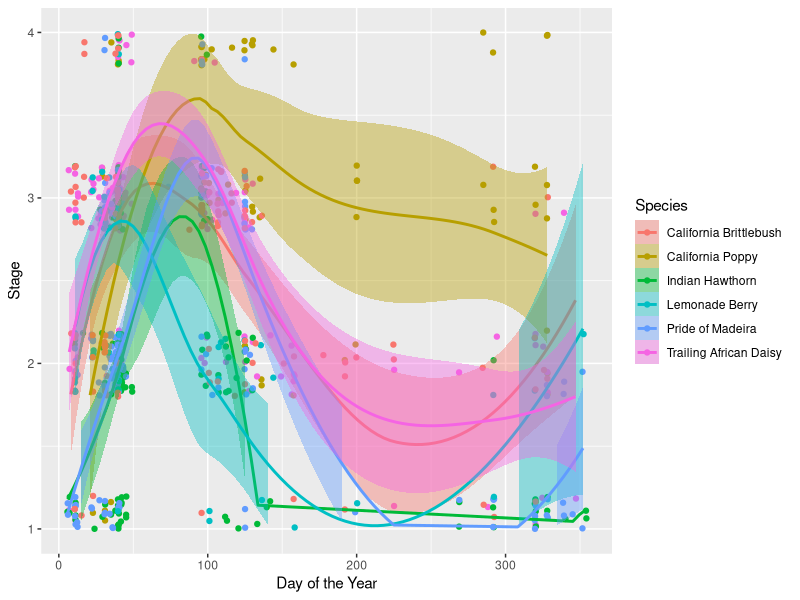
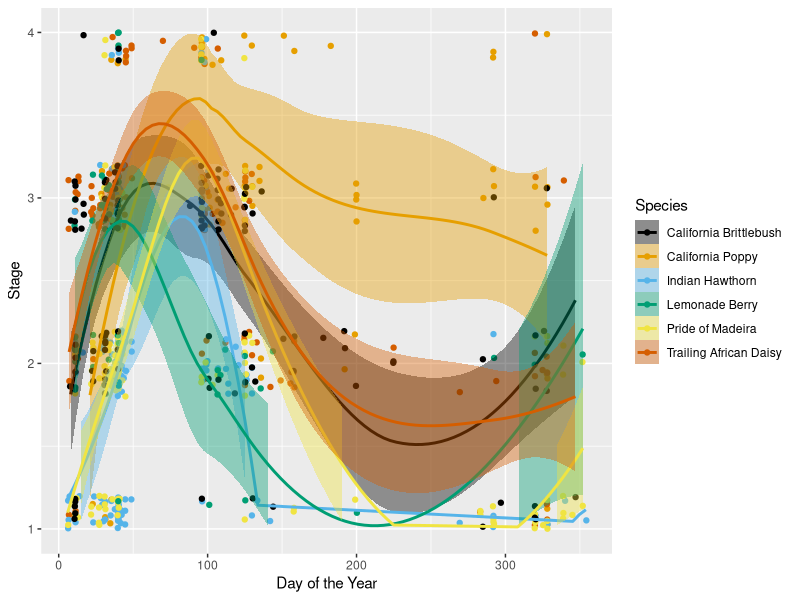
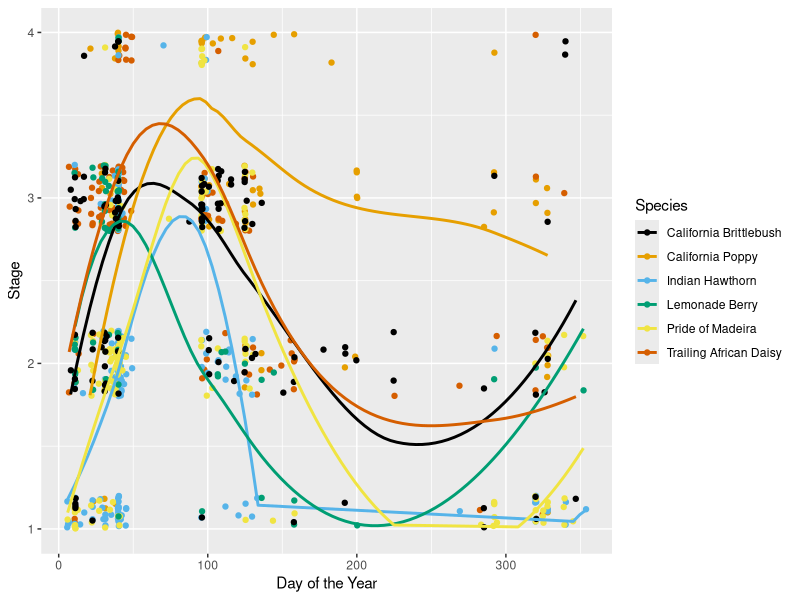
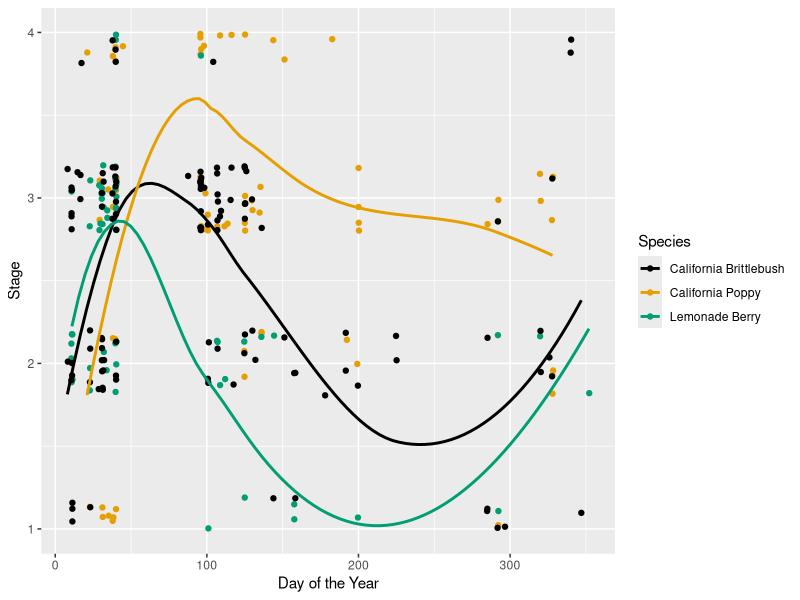
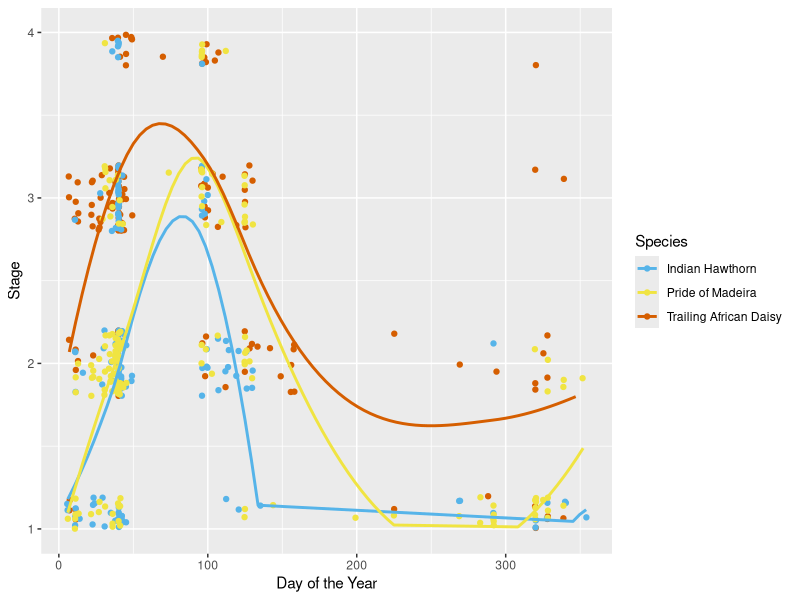
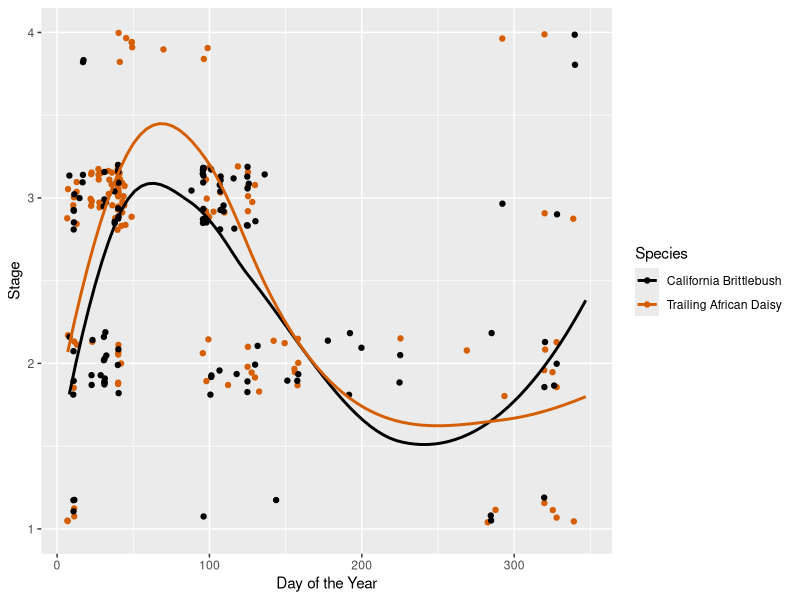
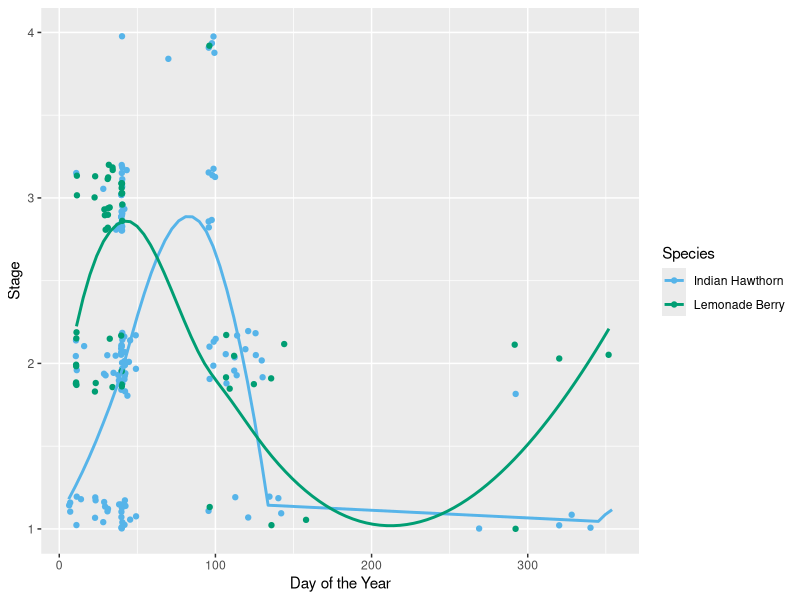
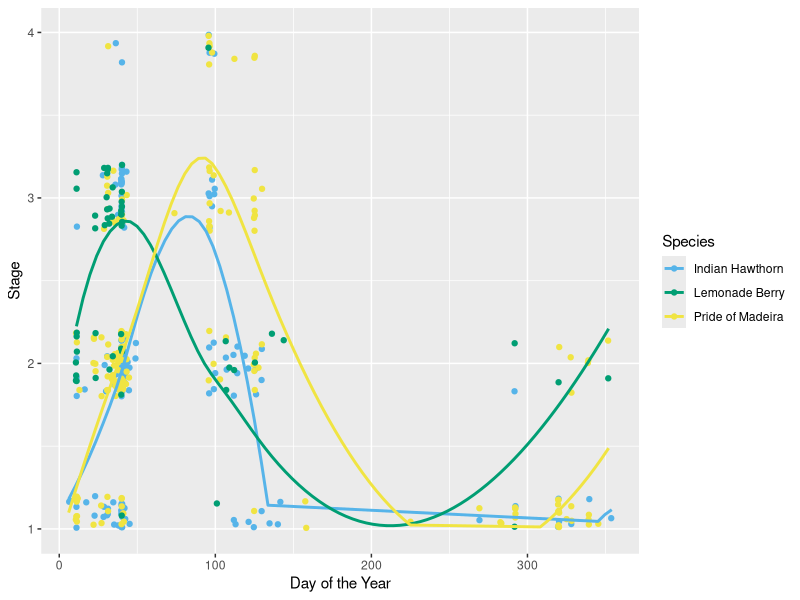

R code for these plots, in order:
## ---- chunk 1
species1<-read.csv("Species.csv")
library(zoo)
library(ggplot2)
library(lubridate)
#setting up the date columns to function correctly
species1$day <- as.Date(species1$Date, "%m/%d/%y")
species1$doy <- yday(species1$day)
#need to remove data that hasn't been asssed
species<- subset(species1, species1$day <"2020-04-19")
## ---- chunk 2
species$parabola<- species$Phenostage
species$parabola<-as.character(species$parabola)
species$parabola[species$parabola=="7"] <- "1"
species$parabola[species$parabola=="6"]<-"2"
species$parabola[species$parabola=="5"]<-"3"
species$parabola<- as.numeric(species$parabola)
## ---- chunk 3
species_plot <- ggplot(species, aes(x=doy, y=parabola, color=Species, fill=Species)) +
  geom_jitter(height = .2) +
  geom_smooth(method="loess")
species_plot +
  xlab("Day of the Year") +
  ylab("Stage")+
  ylim(1,4)
## ---- chunk 4
#same plot as above but using different colors than the ones that match with the colors I've assigned for each pehnostage 

species_plot <- ggplot(species, aes(x=doy, y=parabola, color=Species, fill=Species)) +
  scale_fill_manual(values=c("#000000", "#E69F00", "#56B4E9", "#009E73", "#F0E442", "#D55E00", "#CC79A7"))+scale_colour_manual(values=c("#000000", "#E69F00", "#56B4E9", "#009E73", "#F0E442", "#D55E00", "#CC79A7"))+
  geom_jitter(height = .2) +
  geom_smooth(method="loess")
species_plot +
  xlab("Day of the Year") +
  ylab("Stage") +
  ylim(1,4)

## ---- chunk 5
species_plot <- ggplot(species, aes(x=doy, y=parabola, color=Species, fill=Species)) +
  scale_fill_manual(values=c("#000000", "#E69F00", "#56B4E9", "#009E73", "#F0E442", "#D55E00", "#CC79A7"))+scale_colour_manual(values=c("#000000", "#E69F00", "#56B4E9", "#009E73", "#F0E442", "#D55E00", "#CC79A7"))+
  geom_jitter(height = .2) +
  geom_smooth(method="loess", se=FALSE)
species_plot +
  xlab("Day of the Year") +
  ylab("Stage") +
  ylim(1,4)
## ---- chunk 6
natives<- subset(species, species$Native_Type=="native")


natives_plot <- ggplot(natives, aes(x=doy, y=parabola, color=Species, fill=Species)) +
  scale_fill_manual(values=c("#000000", "#E69F00", "#56B4E9", "#009E73", "#F0E442", "#D55E00", "#CC79A7"))+scale_colour_manual(values=c("#000000", "#E69F00",  "#009E73", "#F0E442", "#D55E00", "#CC79A7"))+
  geom_jitter(height = .2) +
  geom_smooth(method="loess", se=FALSE)
natives_plot +
  xlab("Day of the Year") +
  ylab("Stage")+ ylim(1,4)
## ---- chunk 7
exotic<- subset(species, species$Native_Type=="non-native")

exotic_plot <- ggplot(exotic, aes(x=doy, y=parabola, color=Species, fill=Species)) +
  scale_fill_manual(values=c("#000000", "#E69F00", "#56B4E9", "#009E73", "#F0E442", "#D55E00", "#CC79A7"))+scale_colour_manual(values=c( "#56B4E9", "#F0E442", "#D55E00", "#CC79A7"))+
  geom_jitter(height = .2) +
  geom_smooth(method="loess", se=FALSE)
exotic_plot +
  xlab("Day of the Year") +
  ylab("Stage")+ylim(1,4)
## ---- chunk 8
Aster<- subset(species, species$Species=="Trailing African Daisy " | species$Species=="California Brittlebush")

Aster_plot <- ggplot(Aster, aes(x=doy, y=parabola, color=Species, fill=Species)) +
  scale_fill_manual(values=c("#000000", "#E69F00", "#56B4E9", "#009E73", "#F0E442", "#D55E00", "#CC79A7"))+scale_colour_manual(values=c("#000000",  "#D55E00", "#CC79A7"))+
  geom_jitter(height = .2) +
  geom_smooth(method="loess", se=FALSE)
Aster_plot +
  xlab("Day of the Year") +
  ylab("Stage")+ylim(1,4)

## ---- chunk 9
A_card<- subset(species, species$Species=="Indian Hawthorn" | species$Species=="Lemonade Berry")

A_card_plot <- ggplot(A_card, aes(x=doy, y=parabola, color=Species, fill=Species)) +
  scale_fill_manual(values=c("#000000", "#E69F00", "#56B4E9", "#009E73", "#F0E442", "#D55E00", "#CC79A7"))+scale_colour_manual(values=c( "#56B4E9", "#009E73", "#F0E442", "#D55E00", "#CC79A7"))+
  geom_jitter(height = .2) +
  geom_smooth(method="loess", se=FALSE)
A_card_plot +
  xlab("Day of the Year") +
  ylab("Stage")+ylim(1,4)
## ---- chunk 10
wood<- subset(species, species$Stem_Type=="wood")

wood_plot <- ggplot(wood, aes(x=doy, y=parabola, color=Species, fill=Species)) +
  scale_fill_manual(values=c("#000000", "#E69F00", "#56B4E9", "#009E73", "#F0E442", "#D55E00", "#CC79A7"))+scale_colour_manual(values=c( "#56B4E9", "#009E73", "#F0E442", "#D55E00", "#CC79A7"))+
  geom_jitter(height = .2) +
  geom_smooth(method="loess", se=FALSE)
wood_plot +
  xlab("Day of the Year") +
  ylab("Stage")+ylim(1,4)
## ---- chunk 11
herb<- subset(species, species$Stem_Type=="herbacious")

herb_plot <- ggplot(herb, aes(x=doy, y=parabola, color=Species, fill=Species)) +
  scale_fill_manual(values=c("#000000", "#E69F00", "#56B4E9", "#009E73", "#F0E442", "#D55E00", "#CC79A7"))+scale_colour_manual(values=c("#000000", "#E69F00",  "#D55E00", "#CC79A7"))+
  geom_jitter(height = .2) +
  geom_smooth(method="loess", se=FALSE)
herb_plot +
  xlab("Day of the Year") +
  ylab("Stage")+ylim(1,4)

## ---- chunk 12
peak<- subset(species, species$Phenostage=="4")
natives_aov <- subset(peak, peak$Native_Type=="native")
exotic_aov <- subset(peak, peak$Native_Type=="non-native")
## ---- chunk 13
ggplot(peak, aes(x=Species, y=doy, fill=Species)) +
  geom_boxplot()+
  scale_fill_manual(values=c("#000000", "#E69F00", "#56B4E9", "#009E73", "#F0E442", "#D55E00", "#CC79A7") )+
  ylab("Day of the Year") + theme(legend.position="bottom") 
## ---- chunk 14
res.aov <- aov(doy ~ Species, data = peak)
summary(res.aov)
## ---- chunk 15
TukeyHSD(res.aov)
## ---- chunk 16
res.aov_native <- aov(doy ~ Species, data = natives_aov)
summary(res.aov_native)
## ---- chunk 17
res.aov_exotic <- aov(doy ~ Species, data = exotic_aov)
summary(res.aov_exotic)
## ---- chunk 18
Aster_aov<- subset(peak, peak$Species=="Trailing African Daisy " | peak$Species=="California Brittlebush")
A_card_aov<- subset(peak, peak$Species=="Indian Hawthorn" | peak$Species=="Lemonade Berry")
## ---- chunk 19
res.aov_aster <- aov(doy ~ Species, data = Aster_aov)
summary(res.aov_aster)
## ---- chunk 20
res.aov_card <- aov(doy ~ Species, data = A_card_aov)
summary(res.aov_card)
## ---- chunk 21
res.aov_wtf <- aov(doy ~ Native_Type, data = peak)
summary(res.aov_wtf)
